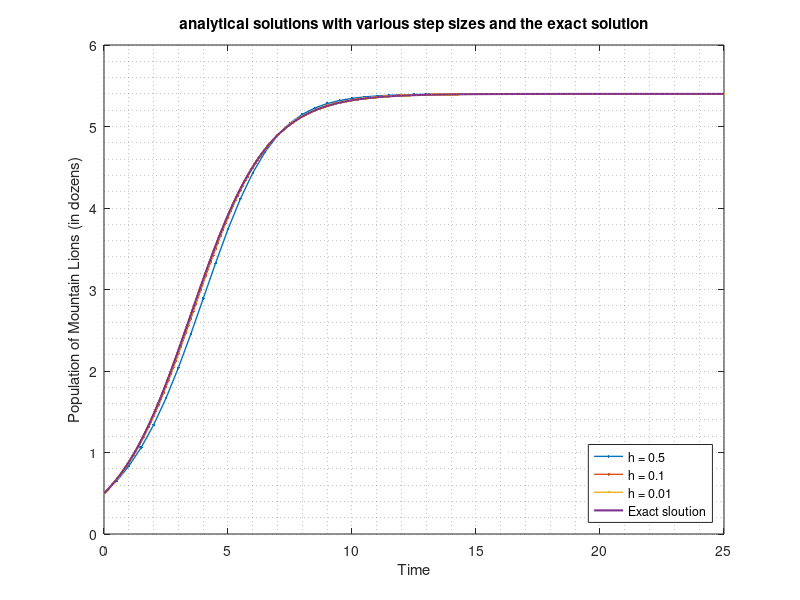
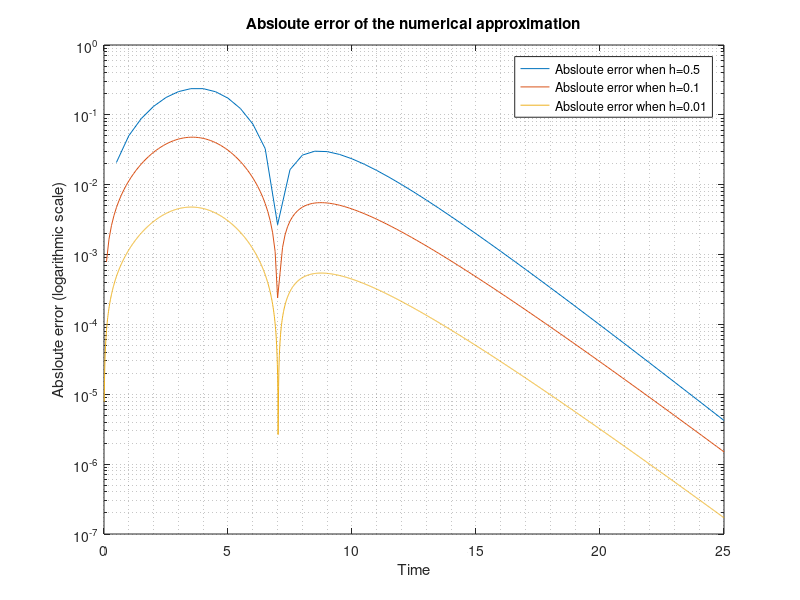
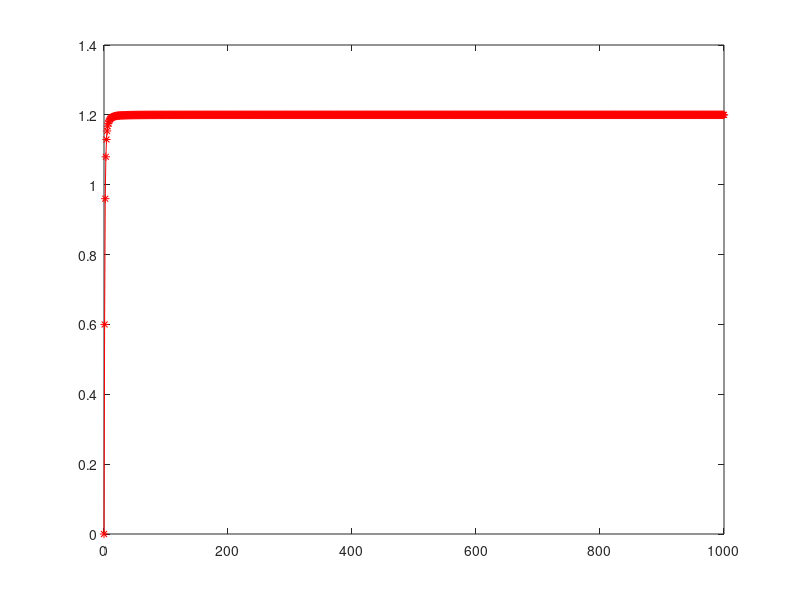

Write the MATLAB code that produced these figures, in order. (Note: this script raises an error after producing the figures.)
%% info

clear
clc
close all




%% question 1: using ODE45

%{

[ th1 results_h1 ] = ode45(@(time,states) Lions(time,states,L_Lions,r), tspan_1, Lions0 );

[ th2 results_h2 ] = ode45(@(time,states) Lions(time,states,L_Lions,r), tspan_2, Lions0 );

[ th3 results_h3 ] = ode45(@(time,states) Lions(time,states,L_Lions,r), tspan_3, Lions0 );
%}

%% use euler's

L_Lions = 5.4; % Carraying capacity
r = 0.65; % growth rate

Lions0 = 6;

h1 = 0.5;
h2 = 0.1;
h3 = 0.01;

% span of t
tspan_1 = [ 0:h1:25 ] ;
tspan_2 = [ 0:h2:25 ] ;
tspan_3 = [ 0:h3:25 ] ;


L_Lions = 5.4; % Carraying capacity
r = 0.65; % growth rate

Lions0 = 6/12;


% pre-define matrices:
eulers_h1 = zeros(1,length(tspan_1));
eulers_h2 = zeros(1,length(tspan_2));
eulers_h3 = zeros(1,length(tspan_3));

% define matrices
eulers_h1(1) = Lions0;
eulers_h2(1) = Lions0;
eulers_h3(1) = Lions0;

% derivative
Lions_derivative = @(x) r*(1 - ( x / L_Lions ) )* x ;

% euler h = 0.5;
for i = 1:length(tspan_1)
    
    eulers_h1(i+1) = eulers_h1(i) + h1*Lions_derivative(eulers_h1(i));
    
end

% euler h = 0.1
for i = 1:length(tspan_2)
    
    eulers_h2(i+1) = eulers_h2(i) + h2*Lions_derivative(eulers_h2(i));
    
end

% euler h = 0.01
for i = 1:length(tspan_3)
    
    eulers_h3(i+1) = eulers_h3(i) + h3*Lions_derivative(eulers_h3(i));
    
end


% question 1: analytical solution

% exact sloution


% exact sloution via separation of vars
Lions_exact = @(t) L_Lions ./ ( 1 + (( (L_Lions/Lions0) -1 )* exp((-r*t))) ) ;


figure(1)

plot(tspan_1,eulers_h1(1:end-1),'.-','LineWidth',1);
hold on
plot(tspan_2,eulers_h2(1:end-1),'.-','LineWidth',1);
hold on
plot(tspan_3,eulers_h3(1:end-1),'.-','LineWidth',1);
hold on
plot(tspan_2,Lions_exact(tspan_2),'LineWidth',1.5)
xlim([0 25])
ylim([0 6])
legend('h = 0.5','h = 0.1','h = 0.01','Exact sloution','Location','SouthEast')
grid minor
title('analytical solutions with various step sizes and the exact solution')
xlabel('Time')
ylabel('Population of Mountain Lions (in dozens)')
x = 0;

%% plot errors for question 3:

% estimate abslout error

AbsError_h1 = abs ( Lions_exact(tspan_1) - eulers_h1(1:end-1) ) ;
AbsError_h2 = abs ( Lions_exact(tspan_2) - eulers_h2(1:end-1) ) ;
AbsError_h3 = abs ( Lions_exact(tspan_3) - eulers_h3(1:end-1) ) ;


figure (2)
semilogy(tspan_1,AbsError_h1);
hold on
semilogy(tspan_2,AbsError_h2);
hold on
semilogy(tspan_3,AbsError_h3);
title('Absloute error of the numerical approximation')
xlabel('Time')
ylabel('Absloute error (logarithmic scale)')
legend('Absloute error when h=0.5','Absloute error when h=0.1','Absloute error when h=0.01');
grid minor

%xlim([-2 10]);

%% explore the beahvior of H(x)

p = 1.2;
q = 1;

H = @(x) (p*(x.^2))/(q + (x.^2)) ; % harvesting function
x_span = [0:1000]; % range for x.

% Evaluate the Harvesting function over the span

for i=1:length(x_span)
Harvest_values(i) = H(x_span(i)) ;
end

figure(3)
plot(x_span,Harvest_values,'r*-');
hold on
refline(0,1.2)
legend('Harvest results','H = 1.2','Location','SouthEast')
hold off

xlim([ 0 30])
ylim([0 1.3])
xlabel('Number of Mountain Lions')
ylabel('Harvesting results')
grid minor
title('Harvesting function behavior as')
%%

% question 6
L_Deers = 8.1;
r = 0.65;
p = 1.2;
q = 1;

Deers = @(time,x_Deer) (0.65*(1 - (x_Deer/8.1)).*x_Deer) - ((1.2*(x_Deer.^2))./(1+(x_Deer.^2))) ; 
a = [0:2:75];
b = [0:0.3:10];

%s = dirfield(Deers,a,b)
figure(4)
dirfield(Deers,a,b,'Direction Field');

hold on

%%  use euler's for deers:

Deers = @(x_Deer) 0.65*(1 - (x_Deer/8.1))*x_Deer - ((1.2*(x_Deer.^2))/(1+(x_Deer.^2))) ; 

% euler h = 0.01
h_deer = 0.1 ; % step size of deers:
tspan_deer = [ 0:h_deer:75 ] ;


% initial condition of 24
eulers_deer_24(1) = 24/12;
eulers_deer_8(1) = 96/12;

for i = 1:length(tspan_deer)
    
    eulers_deer_24(i+1) = eulers_deer_24(i) + h_deer*Deers(eulers_deer_24(i));
    eulers_deer_8(i+1) = eulers_deer_8(i) + h_deer*Deers(eulers_deer_8(i));

end

hold on
plot(tspan_deer,eulers_deer_24(1:end-1),'LineWidth',2)
hold on
plot(tspan_deer,eulers_deer_8(1:end-1),'LineWidth',2)
legend('Direction fields','Direction fields','Euler with x(0) = 2 dozens','Euler with x(0) = 8 dozens','Location','NorthEast')
xlabel('Time')
ylabel('Dozents of deers')
hold off

